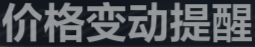
#> input picture templates/option_failed.png, 255 x 47 px, found by its file name
$ python ocr_engine.py
#> lines starting #> are read from the running program, lines starting #| are printed output that depends on the picture; after the words box and inside, x2 and y2 are one past the last pixel; in counts of white or black regions, pixels touching at a corner belong together
# -*- coding: utf-8 -*-
"""
OCR引擎基础设施 - 基于模板匹配的图像识别
不使用三方OCR库，仅识别数字
"""
import os
import threading
import time
from collections import defaultdict
from pathlib import Path
from typing import Tuple

import cv2
import numpy as np
import pyautogui

try:
    from src.core.exceptions import OCRException
    from src.core.interfaces import IOCREngine
except ImportError:
    from ..core.exceptions import OCRException
    from ..core.interfaces import IOCREngine


class TemplateOCREngine(IOCREngine):
    """基于模板匹配的OCR引擎"""

    _default_resolution = (1920, 1080)

    def __init__(self, templates_dir: str = None, resolution: Tuple[int, int] = None):
        if templates_dir is None:
            if resolution is None:
                resolution = pyautogui.size()
            templates_dir = os.path.join(
                os.path.dirname(os.path.dirname(os.path.dirname(__file__))),
                f"templates/{resolution[0]}x{resolution[1]}",
            )
            template_dir = Path(templates_dir)
            if not template_dir.exists():
                print("未找到模板文件，使用默认模板！")
                templates_dir = os.path.join(
                    os.path.dirname(os.path.dirname(os.path.dirname(__file__))),
                    f"templates/{self._default_resolution[0]}x{self._default_resolution[1]}",
                )

        self.templates_dir = Path(templates_dir)
        self.templates_dir.mkdir(parents=True, exist_ok=True)

        # 模板缓存
        self._templates = {}
        self._pic_templates = {}
        self._lock = threading.Lock()

        # 加载模板
        self._load_templates()

    def _load_pic(self, pic_name: str, threshold=127):
#> called with pic_name = 'option_failed.png', threshold = 127
        sell_template_path = self.templates_dir / pic_name
        if sell_template_path.exists():
            template = cv2.imread(str(sell_template_path), cv2.IMREAD_GRAYSCALE)
#> template: shape (47, 255); min 20, max 155, mean 80.8
            if template is not None:
                _, binary = cv2.threshold(template, threshold, 255, cv2.THRESH_BINARY)
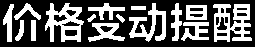
#> binary: shape (47, 255); 36% white; 15 white regions, largest, box (x1, y1, x2, y2) and area: (213, 4, 252, 42) 865, (45, 3, 84, 42) 777, (129, 3, 166, 42) 586
                template_name = pic_name if not pic_name.endswith(".png") else pic_name[:-4]
                self._pic_templates[template_name] = binary

    def _load_templates(self):
        """加载所有数字模板"""

        def preprocess_template(template_path: Path, prefix=""):
            if not template_path.exists():
                return None

            template = cv2.imread(str(template_path), cv2.IMREAD_GRAYSCALE)
            if template is None:
                return None
            base_thresh = 127
            base_method = cv2.THRESH_BINARY
            if prefix == "g":
                base_thresh = 50
            # elif prefix != "":
            else:
                base_thresh = 0
                base_method += cv2.THRESH_OTSU

            _, processed = cv2.threshold(template, base_thresh, 255, base_method)
            if prefix != "":
                contours, _ = cv2.findContours(processed, cv2.RETR_EXTERNAL, cv2.CHAIN_APPROX_SIMPLE)
                if contours:
                    x, y, w, h = cv2.boundingRect(contours[0])
                    processed = processed[y : y + h, x : x + w]
            return processed

        try:
            with self._lock:
                # 加载默认数字模板 (0-9.png)
                default_group = {}
                for i in range(10):
                    binary = preprocess_template(self.templates_dir / f"{i}.png")
                    if binary is not None:
                        default_group[i] = binary

                if default_group:
                    self._templates["default"] = default_group

                # 加载带前缀的模板 (prefix_0.png~prefix_9.png)
                font_prefixes = set()
                for template_file in self.templates_dir.glob("*_*.png"):
                    parts = template_file.stem.split("_")
                    if len(parts) == 2 and parts[1].isdigit():
                        font_prefixes.add(parts[0])

                for prefix in sorted(font_prefixes):
                    group = {}
                    for i in range(10):
                        binary = preprocess_template(self.templates_dir / f"{prefix}_{i}.png", prefix)
                        if binary is not None:
                            group[i] = binary

                    if len(group) == 10:
                        self._templates[prefix] = group

                # 斜杠特殊处理下
                binary = preprocess_template(self.templates_dir / "w_slash.png", "w")
                if binary is not None:
                    self._templates["w"]["/"] = binary

                # 加载失败检测模板
                self._load_pic("option_failed.png")
                self._load_pic("option_failed_2.png")
#> call 2 of _load_pic, with pic_name = 'option_failed_2.png', threshold = 127
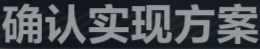
#> input picture templates/2560x1440/option_failed_2.png, 260 x 49 px, found by its file name
#> in _load_pic (call 2), `_, binary = cv2.threshold(template, threshold, 255, cv2.THRESH_BINARY)`: binary: shape (49, 260); 33.6% white; 14 white regions, largest, box (x1, y1, x2, y2) and area: (175, 5, 214, 43) 592, (17, 4, 42, 43) 553, (132, 6, 171, 43) 525
                # 加载售卖框模板
                self._load_pic("sell.png")
#> call 3 of _load_pic, with pic_name = 'sell.png', threshold = 127
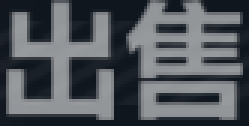
#> input picture templates/sell.png, 83 x 42 px, found by its file name (shown 3 times larger)
#> in _load_pic (call 3), `_, binary = cv2.threshold(template, threshold, 255, cv2.THRESH_BINARY)`:
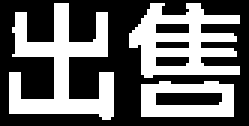
#> binary: shape (42, 83) (shown 3 times larger); 41% white; 3 white regions, box (x1, y1, x2, y2) and area: (3, 1, 38, 40) 638, (43, 1, 80, 26) 529, (47, 27, 78, 39) 263
                # 加载装备模板
                self._load_pic("equipment.png")
#> call 4 of _load_pic, with pic_name = 'equipment.png', threshold = 127
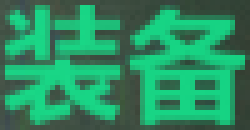
#> input picture templates/equipment.png, 50 x 26 px, found by its file name (shown 5 times larger)
#> in _load_pic (call 4), `template = cv2.imread(str(sell_template_path), cv2.IMREAD_GRAYSCALE)`:
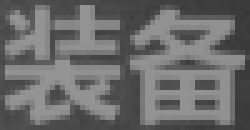
#> template: shape (26, 50) (shown 5 times larger); min 57, max 149, mean 106.8
#> in _load_pic (call 4), `_, binary = cv2.threshold(template, threshold, 255, cv2.THRESH_BINARY)`:
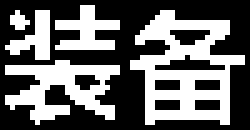
#> binary: shape (26, 50) (shown 5 times larger); 41% white in thin lines or dots, all inside (x1, y1, x2, y2) = (1, 1, 49, 25)
                self._load_pic("enter_teqingchu.png", 50)
                self._load_pic("equipment_scheme.png", 50)
                self._load_pic("xing_qian_bei_zhan.png")
                self._load_pic("start_action.png")
                self._load_pic("start_game.png")
                self._load_pic("app_ver.png")
                self._load_pic("pei_zhuang.png")

                if not self._templates:
                    raise FileNotFoundError("未找到有效的数字模板文件")

        except Exception as e:
#> (the run stopped early here; a loop or call above may not have finished)
